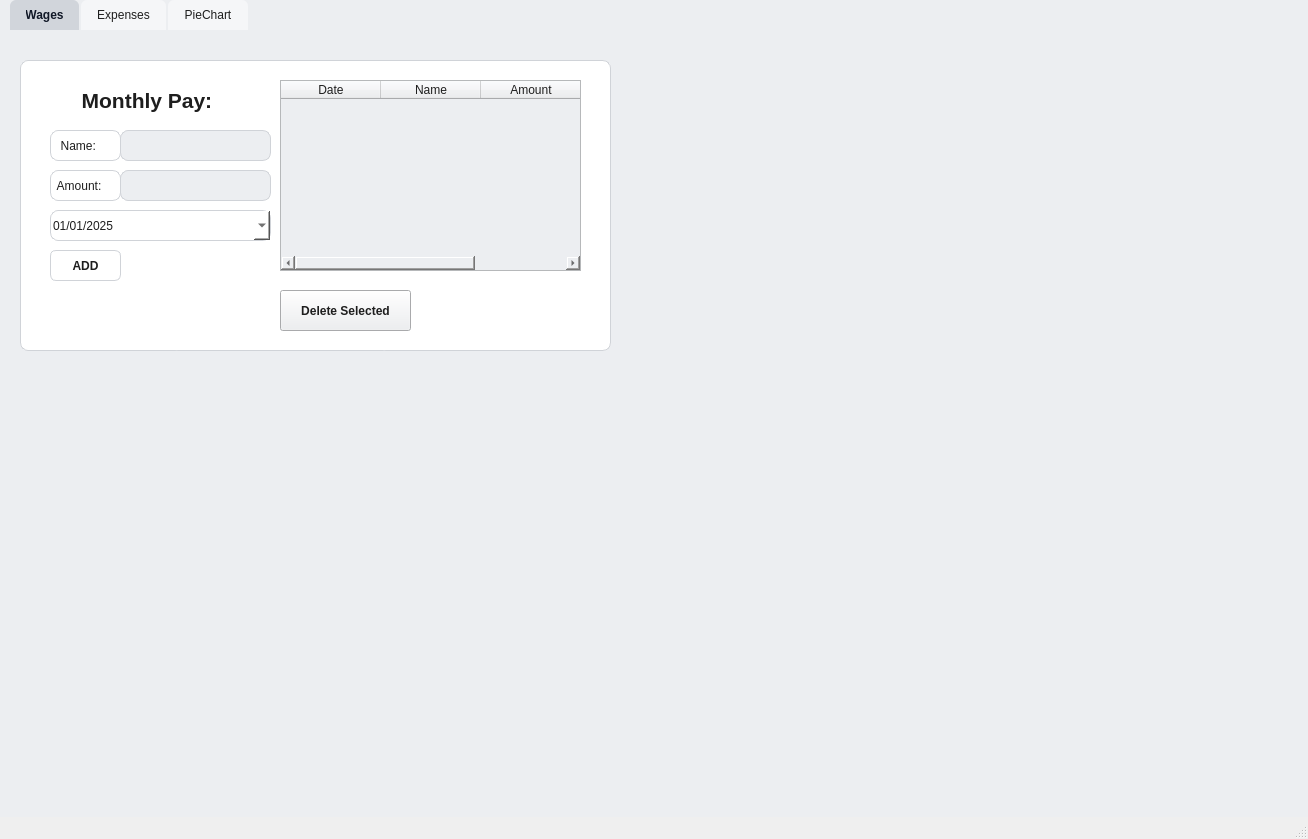
<?xml version="1.0" encoding="UTF-8"?>
<ui version="4.0">
 <class>MainWindow</class>
 <widget class="QMainWindow" name="MainWindow">
  <property name="geometry">
   <rect>
    <x>0</x>
    <y>0</y>
    <width>1308</width>
    <height>839</height>
   </rect>
  </property>
  <property name="windowTitle">
   <string>MainWindow</string>
  </property>
  <property name="windowIcon">
   <iconset resource="resources.qrc">
    <normaloff>:/icons/images/pink_pig.png</normaloff>:/icons/images/pink_pig.png</iconset>
  </property>
  <property name="autoFillBackground">
   <bool>false</bool>
  </property>
  <widget class="QWidget" name="centralwidget">
   <property name="sizePolicy">
    <sizepolicy hsizetype="Expanding" vsizetype="Expanding">
     <horstretch>0</horstretch>
     <verstretch>0</verstretch>
    </sizepolicy>
   </property>
   <property name="styleSheet">
    <string notr="true">background-color: #ECEEF1;
color: #1E1E1E;</string>
   </property>
   <widget class="QTabWidget" name="tabWidget">
    <property name="geometry">
     <rect>
      <x>10</x>
      <y>0</y>
      <width>1291</width>
      <height>811</height>
     </rect>
    </property>
    <property name="styleSheet">
     <string notr="true">QTabWidget::pane {
    border: none;
}

QTabBar::tab {
    background: #F5F6F8;
    color: #1E1E1E;
    padding: 8px 16px;
    border-top-left-radius: 6px;
    border-top-right-radius: 6px;
    margin-right: 2px;
}

QTabBar::tab:hover {
    background: #E5E7EB;
}

QTabBar::tab:selected {
    background: #D1D5DB;     /* Darker active tab */
    color: #111827;
    font-weight: 600;
}</string>
    </property>
    <property name="currentIndex">
     <number>0</number>
    </property>
    <widget class="QWidget" name="moneytab">
     <attribute name="title">
      <string>Wages</string>
     </attribute>
     <widget class="QTableWidget" name="wagesTable">
      <property name="geometry">
       <rect>
        <x>270</x>
        <y>50</y>
        <width>301</width>
        <height>191</height>
       </rect>
      </property>
      <property name="alternatingRowColors">
       <bool>true</bool>
      </property>
      <property name="selectionBehavior">
       <enum>QAbstractItemView::SelectionBehavior::SelectRows</enum>
      </property>
      <property name="gridStyle">
       <enum>Qt::PenStyle::SolidLine</enum>
      </property>
      <column>
       <property name="text">
        <string>Date</string>
       </property>
      </column>
      <column>
       <property name="text">
        <string>Name</string>
       </property>
      </column>
      <column>
       <property name="text">
        <string>Amount</string>
       </property>
      </column>
     </widget>
     <widget class="QPushButton" name="deleteWageButton">
      <property name="geometry">
       <rect>
        <x>270</x>
        <y>260</y>
        <width>131</width>
        <height>41</height>
       </rect>
      </property>
      <property name="font">
       <font>
        <bold>true</bold>
       </font>
      </property>
      <property name="mouseTracking">
       <bool>false</bool>
      </property>
      <property name="text">
       <string>Delete Selected</string>
      </property>
      <property name="default">
       <bool>false</bool>
      </property>
     </widget>
     <widget class="QFrame" name="wagesFrame">
      <property name="geometry">
       <rect>
        <x>10</x>
        <y>30</y>
        <width>591</width>
        <height>291</height>
       </rect>
      </property>
      <property name="styleSheet">
       <string notr="true">background-color: #FFFFFF;
border-radius: 8px;
border: 1px solid #D0D3D8;</string>
      </property>
      <property name="frameShape">
       <enum>QFrame::Shape::StyledPanel</enum>
      </property>
      <property name="frameShadow">
       <enum>QFrame::Shadow::Raised</enum>
      </property>
      <widget class="QPushButton" name="wagesAddButton">
       <property name="geometry">
        <rect>
         <x>30</x>
         <y>190</y>
         <width>71</width>
         <height>31</height>
        </rect>
       </property>
       <property name="font">
        <font>
         <bold>true</bold>
        </font>
       </property>
       <property name="styleSheet">
        <string notr="true">QPushButton {
    background-color: #FFFFFF;
    border: 1px solid #D0D3D8;
    border-radius: 6px;
    padding: 6px 14px;
    color: #1E1E1E;
}

QPushButton:hover {
    border: 1px solid #3B82F6;
    background-color: #F0F7FF;
}

QPushButton:pressed {
    background-color: #E0ECFF;
}</string>
       </property>
       <property name="text">
        <string>ADD</string>
       </property>
      </widget>
      <widget class="QLabel" name="label">
       <property name="geometry">
        <rect>
         <x>50</x>
         <y>20</y>
         <width>171</width>
         <height>41</height>
        </rect>
       </property>
       <property name="font">
        <font>
         <pointsize>16</pointsize>
         <bold>true</bold>
        </font>
       </property>
       <property name="styleSheet">
        <string notr="true">QLabel {
    border: none;
    background: transparent;
}</string>
       </property>
       <property name="frameShape">
        <enum>QFrame::Shape::NoFrame</enum>
       </property>
       <property name="frameShadow">
        <enum>QFrame::Shadow::Plain</enum>
       </property>
       <property name="text">
        <string>  Monthly Pay:</string>
       </property>
      </widget>
      <widget class="QLabel" name="label_8">
       <property name="geometry">
        <rect>
         <x>30</x>
         <y>110</y>
         <width>71</width>
         <height>31</height>
        </rect>
       </property>
       <property name="text">
        <string> Amount:</string>
       </property>
      </widget>
      <widget class="QLineEdit" name="wagesLine1">
       <property name="geometry">
        <rect>
         <x>100</x>
         <y>70</y>
         <width>151</width>
         <height>31</height>
        </rect>
       </property>
       <property name="styleSheet">
        <string notr="true">background-color: #ECEEF1;
color: #1E1E1E;</string>
       </property>
       <property name="frame">
        <bool>true</bool>
       </property>
       <property name="echoMode">
        <enum>QLineEdit::EchoMode::Normal</enum>
       </property>
       <property name="clearButtonEnabled">
        <bool>false</bool>
       </property>
      </widget>
      <widget class="QLineEdit" name="wagesLine2">
       <property name="enabled">
        <bool>true</bool>
       </property>
       <property name="geometry">
        <rect>
         <x>100</x>
         <y>110</y>
         <width>151</width>
         <height>31</height>
        </rect>
       </property>
       <property name="styleSheet">
        <string notr="true">background-color: #ECEEF1;
color: #1E1E1E;</string>
       </property>
       <property name="readOnly">
        <bool>false</bool>
       </property>
      </widget>
      <widget class="QLabel" name="label_9">
       <property name="geometry">
        <rect>
         <x>30</x>
         <y>70</y>
         <width>71</width>
         <height>31</height>
        </rect>
       </property>
       <property name="text">
        <string>  Name:</string>
       </property>
      </widget>
      <widget class="QDateEdit" name="dateEdit_2">
       <property name="geometry">
        <rect>
         <x>150</x>
         <y>290</y>
         <width>221</width>
         <height>31</height>
        </rect>
       </property>
       <property name="styleSheet">
        <string notr="true">background-color: #FFFFFF;
color: #1E1E1E;</string>
       </property>
       <property name="calendarPopup">
        <bool>true</bool>
       </property>
      </widget>
      <widget class="QDateEdit" name="dateWages">
       <property name="geometry">
        <rect>
         <x>30</x>
         <y>150</y>
         <width>221</width>
         <height>31</height>
        </rect>
       </property>
       <property name="styleSheet">
        <string notr="true">background-color: #FFFFFF;
color: #1E1E1E;</string>
       </property>
       <property name="dateTime">
        <datetime>
         <hour>0</hour>
         <minute>0</minute>
         <second>0</second>
         <year>2025</year>
         <month>1</month>
         <day>1</day>
        </datetime>
       </property>
       <property name="maximumDateTime">
        <datetime>
         <hour>23</hour>
         <minute>59</minute>
         <second>59</second>
         <year>9999</year>
         <month>12</month>
         <day>1</day>
        </datetime>
       </property>
       <property name="displayFormat">
        <string>MM/dd/yyyy</string>
       </property>
       <property name="calendarPopup">
        <bool>true</bool>
       </property>
      </widget>
      <zorder>label</zorder>
      <zorder>label_8</zorder>
      <zorder>wagesLine1</zorder>
      <zorder>wagesLine2</zorder>
      <zorder>label_9</zorder>
      <zorder>wagesAddButton</zorder>
      <zorder>dateEdit_2</zorder>
      <zorder>dateWages</zorder>
     </widget>
     <zorder>wagesFrame</zorder>
     <zorder>wagesTable</zorder>
     <zorder>deleteWageButton</zorder>
    </widget>
    <widget class="QWidget" name="expenseTab">
     <attribute name="title">
      <string>Expenses</string>
     </attribute>
     <widget class="QPushButton" name="deleteExpenseButton">
      <property name="geometry">
       <rect>
        <x>270</x>
        <y>360</y>
        <width>121</width>
        <height>41</height>
       </rect>
      </property>
      <property name="font">
       <font>
        <bold>true</bold>
       </font>
      </property>
      <property name="text">
       <string>Delete Selected</string>
      </property>
     </widget>
     <widget class="QTableWidget" name="tableWidget">
      <property name="geometry">
       <rect>
        <x>270</x>
        <y>40</y>
        <width>301</width>
        <height>311</height>
       </rect>
      </property>
      <property name="selectionBehavior">
       <enum>QAbstractItemView::SelectionBehavior::SelectRows</enum>
      </property>
      <property name="columnCount">
       <number>3</number>
      </property>
      <column>
       <property name="text">
        <string>Date</string>
       </property>
      </column>
      <column>
       <property name="text">
        <string>Time</string>
       </property>
      </column>
      <column>
       <property name="text">
        <string>Amount</string>
       </property>
      </column>
     </widget>
     <widget class="QFrame" name="wagesFrame_2">
      <property name="geometry">
       <rect>
        <x>10</x>
        <y>20</y>
        <width>591</width>
        <height>411</height>
       </rect>
      </property>
      <property name="styleSheet">
       <string notr="true">background-color: #FFFFFF;
border-radius: 8px;
border: 1px solid #D0D3D8;</string>
      </property>
      <property name="frameShape">
       <enum>QFrame::Shape::StyledPanel</enum>
      </property>
      <property name="frameShadow">
       <enum>QFrame::Shadow::Raised</enum>
      </property>
      <widget class="QPushButton" name="expensesAddButton_clicked">
       <property name="geometry">
        <rect>
         <x>140</x>
         <y>230</y>
         <width>101</width>
         <height>31</height>
        </rect>
       </property>
       <property name="font">
        <font>
         <bold>true</bold>
        </font>
       </property>
       <property name="styleSheet">
        <string notr="true">QPushButton {
    background-color: #FFFFFF;
    border: 1px solid #D0D3D8;
    border-radius: 6px;
    padding: 6px 14px;
    color: #1E1E1E;
}

QPushButton:hover {
    border: 1px solid #3B82F6;
    background-color: #F0F7FF;
}

QPushButton:pressed {
    background-color: #E0ECFF;
}</string>
       </property>
       <property name="text">
        <string>ADD</string>
       </property>
      </widget>
      <widget class="QLineEdit" name="lineEdit_4">
       <property name="enabled">
        <bool>true</bool>
       </property>
       <property name="geometry">
        <rect>
         <x>100</x>
         <y>110</y>
         <width>151</width>
         <height>31</height>
        </rect>
       </property>
       <property name="styleSheet">
        <string notr="true">background-color: #ECEEF1;
color: #1E1E1E;</string>
       </property>
       <property name="readOnly">
        <bool>false</bool>
       </property>
      </widget>
      <widget class="QLabel" name="label_5">
       <property name="geometry">
        <rect>
         <x>30</x>
         <y>110</y>
         <width>71</width>
         <height>31</height>
        </rect>
       </property>
       <property name="text">
        <string> Amount:</string>
       </property>
      </widget>
      <widget class="QLabel" name="label_4">
       <property name="geometry">
        <rect>
         <x>30</x>
         <y>70</y>
         <width>71</width>
         <height>31</height>
        </rect>
       </property>
       <property name="text">
        <string>  Name:</string>
       </property>
      </widget>
      <widget class="QLineEdit" name="txtFirstNum_2">
       <property name="geometry">
        <rect>
         <x>100</x>
         <y>70</y>
         <width>151</width>
         <height>31</height>
        </rect>
       </property>
       <property name="styleSheet">
        <string notr="true">background-color: #ECEEF1;
color: #1E1E1E;</string>
       </property>
       <property name="frame">
        <bool>true</bool>
       </property>
       <property name="echoMode">
        <enum>QLineEdit::EchoMode::Normal</enum>
       </property>
       <property name="clearButtonEnabled">
        <bool>false</bool>
       </property>
      </widget>
      <widget class="QLabel" name="label_6">
       <property name="geometry">
        <rect>
         <x>30</x>
         <y>20</y>
         <width>221</width>
         <height>41</height>
        </rect>
       </property>
       <property name="font">
        <font>
         <pointsize>16</pointsize>
         <bold>true</bold>
        </font>
       </property>
       <property name="styleSheet">
        <string notr="true">QLabel {
    border: none;
    background: transparent;
}</string>
       </property>
       <property name="text">
        <string>  Monthly Expenses:</string>
       </property>
      </widget>
      <widget class="QComboBox" name="comboBox">
       <property name="geometry">
        <rect>
         <x>30</x>
         <y>190</y>
         <width>221</width>
         <height>31</height>
        </rect>
       </property>
       <property name="styleSheet">
        <string notr="true"/>
       </property>
       <item>
        <property name="text">
         <string>  Select Item</string>
        </property>
       </item>
       <item>
        <property name="text">
         <string>  Bills</string>
        </property>
       </item>
       <item>
        <property name="text">
         <string>  Fun</string>
        </property>
       </item>
       <item>
        <property name="text">
         <string>  Groceries</string>
        </property>
       </item>
       <item>
        <property name="text">
         <string>  Savings</string>
        </property>
       </item>
       <item>
        <property name="text">
         <string>  Subscriptions</string>
        </property>
       </item>
      </widget>
      <widget class="QDateEdit" name="dateEdit">
       <property name="geometry">
        <rect>
         <x>30</x>
         <y>150</y>
         <width>221</width>
         <height>31</height>
        </rect>
       </property>
       <property name="styleSheet">
        <string notr="true">background-color: #FFFFFF;
color: #1E1E1E;</string>
       </property>
       <property name="dateTime">
        <datetime>
         <hour>0</hour>
         <minute>0</minute>
         <second>0</second>
         <year>2025</year>
         <month>1</month>
         <day>2</day>
        </datetime>
       </property>
       <property name="displayFormat">
        <string>MM/dd/yyyy</string>
       </property>
       <property name="calendarPopup">
        <bool>true</bool>
       </property>
      </widget>
     </widget>
     <zorder>wagesFrame_2</zorder>
     <zorder>deleteExpenseButton</zorder>
     <zorder>tableWidget</zorder>
    </widget>
    <widget class="QWidget" name="budgetTab">
     <attribute name="title">
      <string>PieChart</string>
     </attribute>
     <widget class="QFrame" name="frame">
      <property name="geometry">
       <rect>
        <x>19</x>
        <y>-1</y>
        <width>1151</width>
        <height>751</height>
       </rect>
      </property>
      <property name="styleSheet">
       <string notr="true">background-color: #FFFFFF;
border-radius: 8px;
border: 1px solid #D0D3D8;</string>
      </property>
      <property name="frameShape">
       <enum>QFrame::Shape::StyledPanel</enum>
      </property>
      <property name="frameShadow">
       <enum>QFrame::Shadow::Raised</enum>
      </property>
      <widget class="QChartView" name="chartView" native="true">
       <property name="geometry">
        <rect>
         <x>570</x>
         <y>20</y>
         <width>561</width>
         <height>711</height>
        </rect>
       </property>
       <property name="sizePolicy">
        <sizepolicy hsizetype="Expanding" vsizetype="Expanding">
         <horstretch>0</horstretch>
         <verstretch>0</verstretch>
        </sizepolicy>
       </property>
       <property name="maximumSize">
        <size>
         <width>16777215</width>
         <height>16777215</height>
        </size>
       </property>
       <property name="styleSheet">
        <string notr="true">border-radius: 0px;
border: 0px solid #D0D3D8;</string>
       </property>
      </widget>
      <widget class="QTableWidget" name="tableBudget">
       <property name="geometry">
        <rect>
         <x>20</x>
         <y>20</y>
         <width>521</width>
         <height>711</height>
        </rect>
       </property>
       <property name="styleSheet">
        <string notr="true">background-color: #ECEEF1;
color: #1E1E1E;
border-radius: 0px;
border: 0px solid #D0D3D8;</string>
       </property>
       <property name="frameShadow">
        <enum>QFrame::Shadow::Sunken</enum>
       </property>
       <column>
        <property name="text">
         <string>Wages</string>
        </property>
       </column>
       <column>
        <property name="text">
         <string>Expenses</string>
        </property>
       </column>
       <column>
        <property name="text">
         <string>Left Over</string>
        </property>
       </column>
      </widget>
     </widget>
    </widget>
   </widget>
  </widget>
  <widget class="QStatusBar" name="statusbar"/>
 </widget>
 <customwidgets>
  <customwidget>
   <class>QChartView</class>
   <extends>QWidget</extends>
   <header>QtCharts/QChartView</header>
   <container>1</container>
  </customwidget>
 </customwidgets>
 <resources>
  <include location="resources.qrc"/>
 </resources>
 <connections/>
</ui>
